Frame 1 (no input): blank canvas, image omitted
Frame 60 (the mouse pressed at the canvas centre just before this capture): blank canvas, image omitted
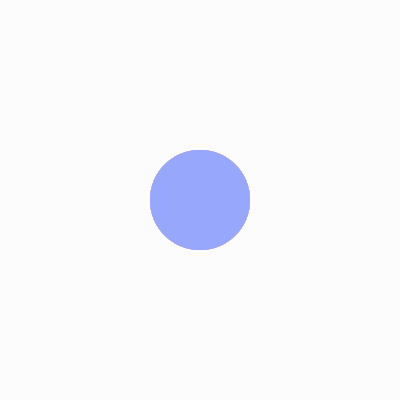
Frame 120 (the mouse held since frame 60 and released just before this capture)

The Processing sketch whose frames 1 and 60 were blank and that drew this single picture after the mouse press (run headless with seeded random() and noise(); from frame 60 on, the mouse is pressed at the canvas centre):

// Processing sketch: processing_155848
// ── processing_155848.pde

void setup(){
   size(400,400);
   colorMode(HSB,100);
   background(99);
   frameRate(10);
}

void draw(){
   fill(random(100), 40, 99);
   noStroke();
   smooth();
   ellipse(mouseX, mouseY, pmouseX/2, pmouseX/2);
}
